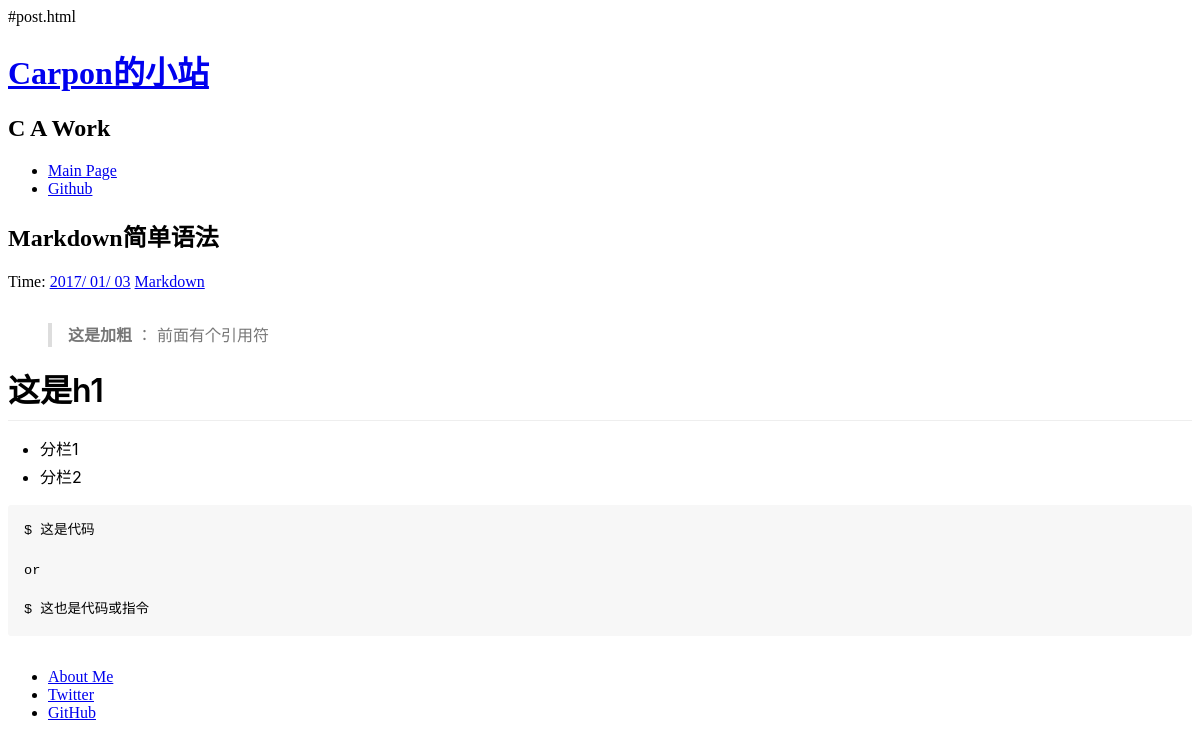
Page /4/ on the committed database.
### hello/models.py (models this page shows, shortened)
class Hello(models.Model):
    title = models.CharField(max_length = 100)
    category = models.CharField(max_length = 50,blank = True)
    date_time = models.DateTimeField(auto_now_add = True)
    content = models.TextField(blank = True,null = True)
    def get_absolute_url(self):
        path = reverse('detail',kwargs={'id':self.id})
        return "http://127.0.0.1:8000%s" % path
    class Meta:
        ordering = ['-date_time']

### hello/views.py (the view)
# urls.py: url(r'^(?P<id>\d+)/$',hello_views.detail,name='detail'),
def detail(request, id):
    try:
        post = Hello.objects.get(id=str(id))
    except Hello.DoesNotExist:
        raise Http404
    return render(request,'post.html',{'post':post})

### hello/templatetags/custom_markdown.py (called while the page is built)
@register.filter(is_safe=True)  #注册template filter
@stringfilter  #希望字符串作为参数
def custom_markdown(value):
    return mark_safe(markdown.markdown(value,
        extensions = ['markdown.extensions.fenced_code', 'markdown.extensions.codehilite'],
                                       safe_mode=True,
                                       enable_attributes=False))

### hello/templates/post.html (shortened to what this page needs)
{% extends "base.html" %}
{% load custom_markdown %}
{% block content %}
<div class="posts">
        <section class="post">
            <header class="post-header">
                <h2 class="post-title">{{ post.title }}</h2>
                    <p class="post-meta">
                        Time:  <a class="post-author" href="#">{{ post.date_time|date:'Y/ m/ d'}}</a> <a class="post-category post-category-js" href="#">{{ post.category }}</a>
                    </p>
            </header>
                <div class="markdown-body">
                    <p>
                        {{ post.content|custom_markdown }}
                    </p>
                </div>
        </section>
</div>
{% endblock %}

### static/style.css (style rules this page uses)
.markdown-body { font-family:-apple-system, BlinkMacSystemFont, "Segoe UI", Helvetica, Arial, sans-serif, "Apple Color Emoji", "Segoe UI Emoji", "Segoe UI Symbol"; font-size:16px; line-height:1.5; word-wrap:break-word }
.markdown-body::before { display:table;content:"" }
.markdown-body::after { display:table;clear:both;content:"" }
.markdown-body>*:first-child { margin-top:0 !important }
.markdown-body p,.markdown-body blockquote,.markdown-body ul,.markdown-body ol,.markdown-body dl,.markdown-body table,.markdown-body pre { margin-top:0;margin-bottom:16px }
.markdown-body blockquote { padding:0 1em;color:#777;border-left:0.25em solid #ddd }
.markdown-body blockquote>:first-child { margin-top:0 }
.markdown-body blockquote>:last-child { margin-bottom:0 }
.markdown-body h1,.markdown-body h2,.markdown-body h3,.markdown-body h4,.markdown-body h5,.markdown-body h6 { margin-top:24px;margin-bottom:16px;font-weight:600;line-height:1.25 }
.markdown-body h1 { padding-bottom:0.3em;font-size:2em;border-bottom:1px solid #eee }
.markdown-body ul, .markdown-body ol { padding-left:2em }
.markdown-body li+li { margin-top:0.25em }
.markdown-body code,.markdown-body tt { padding:0;padding-top:0.2em;padding-bottom:0.2em;margin:0;font-size:85%;background-color:rgba(0,0,0,0.04);border-radius:3px }
.markdown-body code::before,.markdown-body code::after,.markdown-body tt::before,.markdown-body tt::after { letter-spacing:-0.2em;content:"\00a0" }
.markdown-body pre { word-wrap:normal }
.markdown-body pre>code { padding:0;margin:0;font-size:100%;word-break:normal;white-space:pre;background:transparent;border:0 }
.markdown-body .highlight pre,.markdown-body pre { padding:16px;overflow:auto;font-size:85%;line-height:1.45;background-color:#f7f7f7;border-radius:3px }
.markdown-body pre code, .markdown-body pre tt { display:inline;max-width:auto;padding:0;margin:0;overflow:visible;line-height:inherit;word-wrap:normal;background-color:transparent;border:0 }
.markdown-body pre code::before,.markdown-body pre code::after,.markdown-body pre tt::before,.markdown-body pre tt::after { content:normal }

### rows in the picture
Hello: title "Markdown简单语法", date_time "2017/ 01/ 03", category "Markdown", content|custom_markdown "这是加粗 ： 前面有个引用符 这是h1 分栏1 分栏2 $ 这是代码 or $ 这也是代码或指令"
